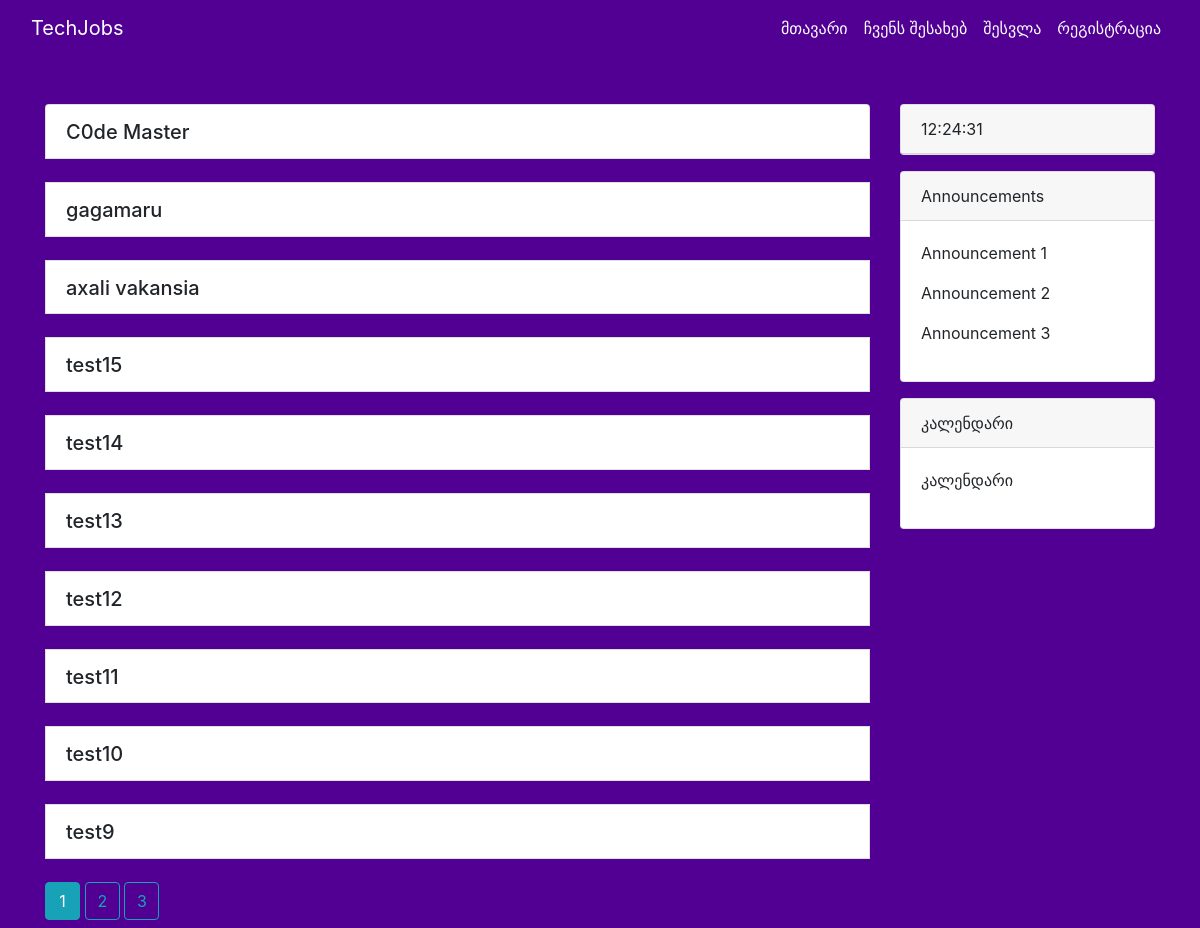
The page /home on the database its author committed.
### app/models.py (models this page shows, shortened)
class Job(db.Model):
    id = db.Column(db.Integer, primary_key=True)
    title = db.Column(db.String(20), unique=True, nullable=False)
    date_posted = db.Column(db.DateTime, nullable=False, default=datetime.utcnow)
    description = db.Column(db.Text, nullable=False)
    user_id = db.Column(db.Integer, db.ForeignKey('user.id'), nullable=False)

### app/main/routes.py (the view)
@main.route('/')
@main.route('/home')
def home():
    page = request.args.get('page', 1, type=int)
    jobs = Job.query.order_by(Job.date_posted.desc()).paginate(page=page, per_page=10)
    return render_template('home.html', jobs=jobs)

### app/templates/home.html (shortened to what this page needs)
{% extends "base.html" %}
{% block content %}
<br>
<br>
<div class="row">
    <div class="col-md-9 offset-md-0">
        <ul class="list-group">
            {% for job in jobs.items %}
            <li class="list-group-item">
                <div class="d-flex justify-content-between align-items-center">
                    <div>
                        <h4 class="mb-0">
                            <a class="job-title" href="#" data-toggle="collapse" data-target="#job-{{ loop.index }}">
                                {{ job.title }}
                            </a>
                        </h4>
                    </div>
                </div>
            </li>
            <br>
            {% endfor %}
            <div class="page-links">
                {% for page_num in jobs.iter_pages() %}
                {% if page_num %}
                {% if jobs.page == page_num %}
                <a class="btn btn-info mb-2 custom-page-link" href="{{ url_for('main.home', page=page_num) }}">{{ page_num
                    }}</a>
                {% else %}
                <a class="btn btn-outline-info mb-2 custom-page-link" href="{{ url_for('main.home', page=page_num) }}">{{
                    page_num }}</a>
                {% endif %}
                {% endif %}
                {% endfor %}
            </div>
        </ul>
    </div>
    <div class="col-md-3">
        <div class="card mb-3">
            <div class="card-header">
                <div id="live-clock"></div>
            </div>
        </div>
        <div class="card mb-3">
            <div class="card-header">
                Announcements
            </div>
            <div class="card-body">
                <p>Announcement 1</p>
                <p>Announcement 2</p>
                <p>Announcement 3</p>
            </div>
        </div>
        <div class="card">
            <div class="card-header">
                კალენდარი
            </div>
            <div class="card-body">
                <p>კალენდარი</p>
            </div>
        </div>
    </div>
</div>
{% endblock %}

### app/templates/base.html (shortened to what this page needs)
<!DOCTYPE html>
<html>
<head>
    <link rel="stylesheet" href="https://cdn.jsdelivr.net/npm/bootstrap@4.3.1/dist/css/bootstrap.min.css"
>
    <link href="{{ url_for('static', filename='main.css') }}" rel="stylesheet">
</head>
<body>
<header class="main-header">
    <nav class="navbar navbar-expand-lg navbar-dark bg-body-tertiary">
        <div class="container-fluid">
            <a class="navbar-brand" href="{{url_for ('main.home') }}">TechJobs</a>
            <div class="collapse navbar-collapse" id="navbarNav">
                <ul class="navbar-nav ml-auto">
                    <li class="nav-item">
                        <a class="nav-link active" aria-current="page" href="{{url_for ('main.home') }}">მთავარი</a>
                    </li>
                    <li class="nav-item">
                        <a class="nav-link" href="{{url_for ('main.about') }}">ჩვენს შესახებ</a>
                    </li>
                    {% if current_user.is_authenticated %}
                    <li class="nav-item">
                        <a class="nav-link" href="{{url_for ('jobs.new_job') }}">ახალი ვაკანსია</a>
                    </li>
                    <li class="nav-item">
                        <a class="nav-link" href="{{url_for ('users.account') }}">პროფილი</a>
                    </li>
                    <li class="nav-item">
                        <a class="nav-link" href="{{url_for ('users.logout') }}">გამოსვლა</a>
                    </li>
                    {% else %}
                    <li class="nav-item">
                        <a class="nav-link" href="{{url_for ('users.login') }}">შესვლა</a>
                    </li>
                    <li class="nav-item">
                        <a class="nav-link" href="{{url_for ('users.register') }}">რეგისტრაცია</a>
                    </li>
                    {% endif %}
                </ul>
            </div>
        </div>
    </nav>
</header>
<div class="container">
    <div class="row">
        <div class="col">
            {% block content %}
            {% endblock %}
        </div>
    </div>
</div>
</body>
</html>

### app/static/main.css (style rules this page uses)
.navbar-dark { background-color: #510093; }
.navbar-dark .navbar-brand, .navbar-dark .navbar-nav .nav-link { color: #fff; }
body { background-color: #510093; }
.job-title { font-size: 20px; color: inherit; text-decoration: none; }
.custom-page-link { width: 35px; }
.page-links { display: inline-block; }

### rows shown on the page
Job: title "C0de Master"
Job: title "gagamaru"
Job: title "axali vakansia"
Job: title "test15"
Job: title "test14"
Job: title "test13"
Job: title "test12"
Job: title "test11"
Job: title "test10"
Job: title "test9"

### other values the page prints
{{ page_num }} "1"
{{ page_num }} "2" "3"
